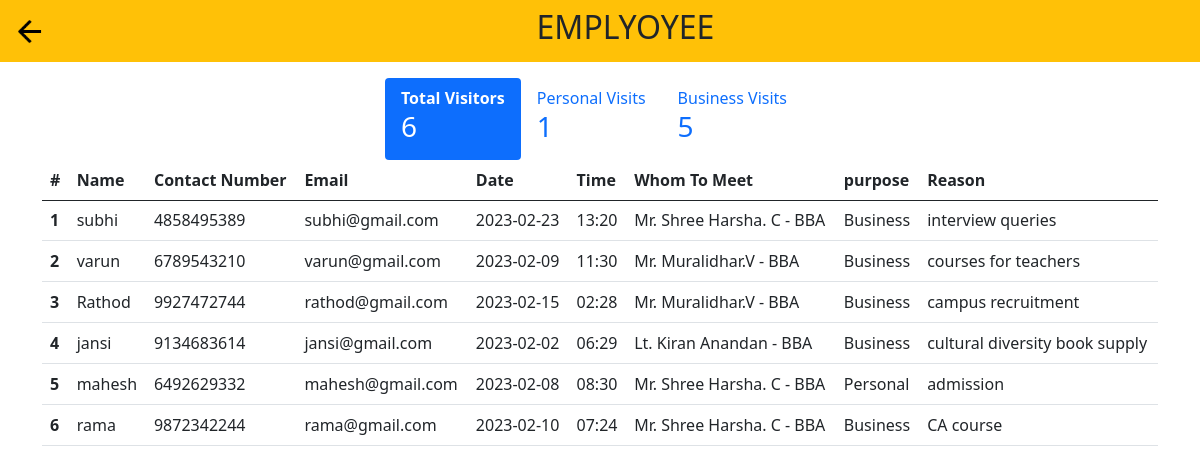
/others (signed in), run on the app's committed database.
### tables this page shows
CREATE TABLE "register1" (
	"name"	TEXT,
	"contact_number"	INTEGER,
	"email"	TEXT,
	"date"	TEXT,
	"time"	TEXT,
	"whom_to_meet"	TEXT,
	"purpose"	TEXT,
	"reason"	TEXT,
	"photo"	TEXT,
	"status"	TEXT,
	"id"	INTEGER,
	"department"	TEXT,
	PRIMARY KEY("id" AUTOINCREMENT)
);

### app.py (the view)
@app.get("/others", response_class=HTMLResponse)
def others(request:Request):
    email = request.session.get('email')
    conn = sqlite3.connect("app.db")
    cursor = conn.cursor()
    cursor.execute("SELECT department FROM users WHERE email=?", (email,))
    department = cursor.fetchone()[0]
    cursor.execute("SELECT COUNT(*) FROM register1 WHERE whom_to_meet LIKE ? ORDER BY id DESC", ('% - ' + department,))
    total_visitors = cursor.fetchone()
    cursor.execute("SELECT COUNT(*) FROM register1 WHERE whom_to_meet LIKE ? and purpose='Personal' ORDER BY id DESC", ('% - ' + department,))
    visitors_personal = cursor.fetchone()
    cursor.execute("SELECT COUNT(*) FROM register1 WHERE whom_to_meet LIKE ? and purpose='Business' ORDER BY id DESC", ('% - ' + department,))
    visitors_business = cursor.fetchone()
    cursor.execute("SELECT * FROM register1 WHERE whom_to_meet LIKE ? ORDER BY id DESC", ('% - ' + department,))
    teacher_meeting = cursor.fetchall()
    cursor.execute("SELECT * FROM register1 WHERE whom_to_meet LIKE ? and purpose='Personal' ORDER BY id DESC", ('% - ' + department,))
    teacher_meeting_personal = cursor.fetchall()
    cursor.execute("SELECT * FROM register1 WHERE whom_to_meet LIKE ? and purpose='Business' ORDER BY id DESC", ('% - ' + department,))
    teacher_meeting_business = cursor.fetchall()
    orders = db.executeQuery("select * from register1 order by id DESC")
    return templates.TemplateResponse("others.html",{"request":request,"orders":orders, "teacher_meeting":teacher_meeting, "teacher_meeting_personal":teacher_meeting_personal, "teacher_meeting_business":teacher_meeting_business,  "total_visitors":total_visitors[0], "visitors_personal": visitors_personal[0], "visitors_business":visitors_business[0]})

### templates/others.html (shortened to what this page needs)
<!doctype html>
<html lang="en">
  <head>
    <link href="https://cdn.jsdelivr.net/npm/bootstrap@5.0.2/dist/css/bootstrap.min.css" rel="stylesheet">
  </head>
  <body>
    <nav class="navbar navbar-light bg-warning ">
      <div class="container-fluid">
         <a class="navbar-brand" href="FFdashboard">
          <img src="/static/images/baseline_arrow_back_black_24dp.png" width="35" height="35">
         </a>
         <h2 class="nav-item text-center">EMPLYOYEE</h2>
      </div>
  </nav>
  <div class="container mt-3">
    <div class="row">
    <ul class="nav nav-pills justify-content-center">
      <li class="nav-item">
       <a class="nav-link active" data-bs-toggle="tab" href="#Vtotal"><b>Total Visitors</b><br><h3>{{ total_visitors }}</h3></a>
      </li>
      <li class="nav-item">
       <a class="nav-link" data-bs-toggle="tab" href="#Vpersonal">Personal Visits<br><h3>{{ visitors_personal }}</h3></a>
      </li>
      <li class="nav-item">
        <a class="nav-link" data-bs-toggle="tab" href="#Vbusiness">Business Visits<br><h3>{{ visitors_business }}</h3></a>
      </li>
    </ul>
    </div>
  </div>
  <div class="tab-content">
    <div class="tab-pane container active" id="Vtotal">
      <div class="table-responsive">
        <table class="table">
          <thead>
            <tr>
              <th scope="col-md-5">#</th>
              <th>Name</th>
              <th class="th-lg">Contact Number</th>
              <th>Email</th>
              <th>Date</th>
              <th>Time</th>
              <th>Whom To Meet</th>
              <th>purpose</th>
              <th>Reason</th>
            </tr>
          </thead>
          <tbody>
            <tr>
              {% for meetings in teacher_meeting %}
                <tr>
                  <th scope="row">{{ loop.index }}</th>
                    <td>{{meetings[0]}}</td>
                    <td>{{meetings[1]}}</td>
                    <td>{{meetings[2]}}</td>
                    <td>{{meetings[3]}}</td>
                    <td>{{meetings[4]}}</td>
                    <td>{{meetings[5]}}</td>
                    <td>{{meetings[6]}}</td>
                    <td>{{meetings[7]}}</td>
                </tr>
                {% endfor %}
            </tr>
          </tbody>
        </table>
      </div>
    </div>
  </div>
  </body>
</html>

### data on the page
register1: name "subhi", contact_number "4858495389", email "subhi@gmail.com", date "2023-02-23", time "13:20", whom_to_meet "Mr. Shree Harsha. C - BBA", purpose "Business", reason "interview queries"
register1: name "varun", contact_number "6789543210", email "varun@gmail.com", date "2023-02-09", time "11:30", whom_to_meet "Mr. Muralidhar.V - BBA", purpose "Business", reason "courses for teachers"
register1: name "Rathod", contact_number "9927472744", email "rathod@gmail.com", date "2023-02-15", time "02:28", whom_to_meet "Mr. Muralidhar.V - BBA", purpose "Business", reason "campus recruitment"
register1: name "jansi", contact_number "9134683614", email "jansi@gmail.com", date "2023-02-02", time "06:29", whom_to_meet "Lt. Kiran Anandan - BBA", purpose "Business", reason "cultural diversity book supply"
register1: name "mahesh", contact_number "6492629332", email "mahesh@gmail.com", date "2023-02-08", time "08:30", whom_to_meet "Mr. Shree Harsha. C - BBA", purpose "Personal", reason "admission"
register1: name "rama", contact_number "9872342244", email "rama@gmail.com", date "2023-02-10", time "07:24", whom_to_meet "Mr. Shree Harsha. C - BBA", purpose "Business", reason "CA course"

### other printed values
{{ total_visitors }} "6"
{{ visitors_personal }} "1"
{{ visitors_business }} "5"
